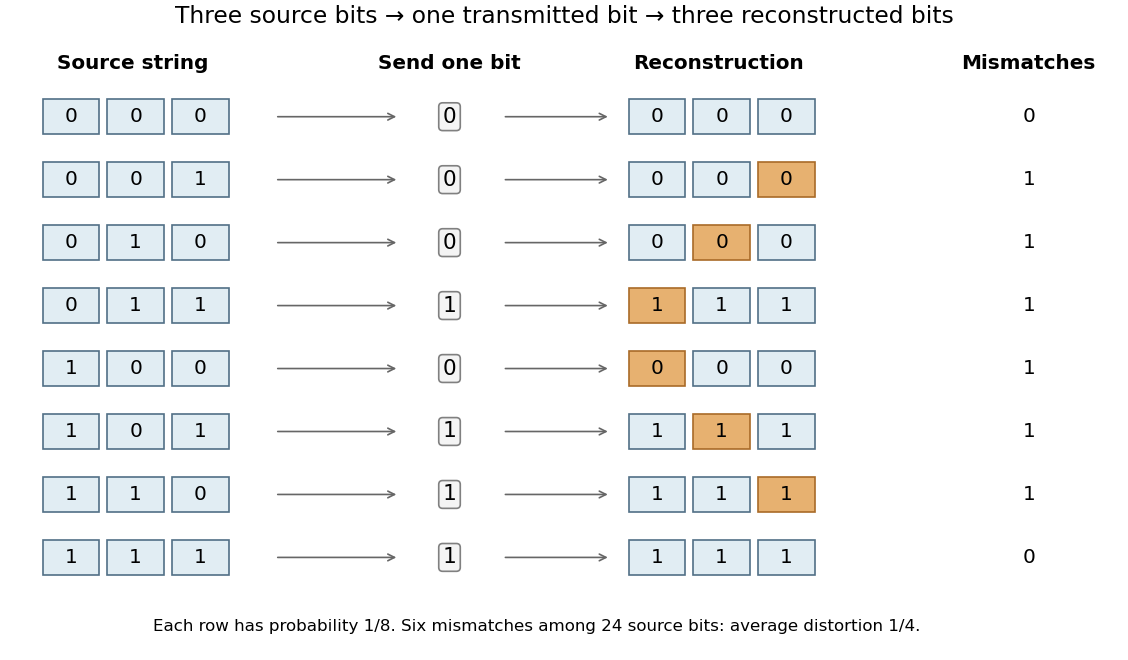

Write Python code to recreate this figure.
"""Exact three-bit majority compressor; write matching PNG to cwd."""
from pathlib import Path
from itertools import product
import matplotlib.pyplot as plt
from matplotlib.patches import Rectangle


def main():
    inputs = list(product((0, 1), repeat=3))
    fig, ax = plt.subplots(figsize=(9.4, 5.5), layout="constrained")
    columns = [(0.65, "Source string"), (3.0, "Send one bit"),
               (5.0, "Reconstruction"), (7.3, "Mismatches")]
    for x, text in columns:
        ax.text(x, 8.65, text, ha="center", va="center", fontsize=12, weight="bold")
    for row, bits in enumerate(inputs):
        y = 7.8 - row
        majority = int(sum(bits) >= 2)
        reconstruction = (majority,) * 3
        for start, values, mark_errors in [(-.02, bits, False), (4.33, reconstruction, True)]:
            for i, value in enumerate(values):
                error = mark_errors and value != bits[i]
                ax.add_patch(Rectangle((start+i*.48, y-.28), .42, .56,
                                       facecolor="#e7b170" if error else "#e1edf3",
                                       edgecolor="#a96b28" if error else "#527086", lw=1))
                ax.text(start+i*.48+.21, y, str(value), ha="center", va="center", fontsize=12)
        ax.annotate("", (2.63, y), (1.70, y), arrowprops={"arrowstyle": "->", "color": ".4"})
        ax.text(3., y, str(majority), ha="center", va="center", fontsize=13,
                bbox={"boxstyle": "round,pad=.18", "fc": "#f4f4f4", "ec": ".5"})
        ax.annotate("", (4.20, y), (3.39, y), arrowprops={"arrowstyle": "->", "color": ".4"})
        mismatches = sum(a != b for a, b in zip(bits, reconstruction))
        ax.text(7.3, y, str(mismatches), ha="center", va="center", fontsize=12)
    ax.text(3.65, -.3, "Each row has probability 1/8. Six mismatches among 24 source bits: average distortion 1/4.",
            ha="center", va="center", fontsize=10)
    ax.set(xlim=(-.30, 8.), ylim=(-.75, 9.05))
    ax.axis("off")
    fig.suptitle("Three source bits → one transmitted bit → three reconstructed bits", fontsize=14)
    fig.savefig(Path.cwd() / (Path(__file__).stem + ".png"), dpi=120, facecolor="white")
    plt.close(fig)


if __name__ == "__main__":
    main()
